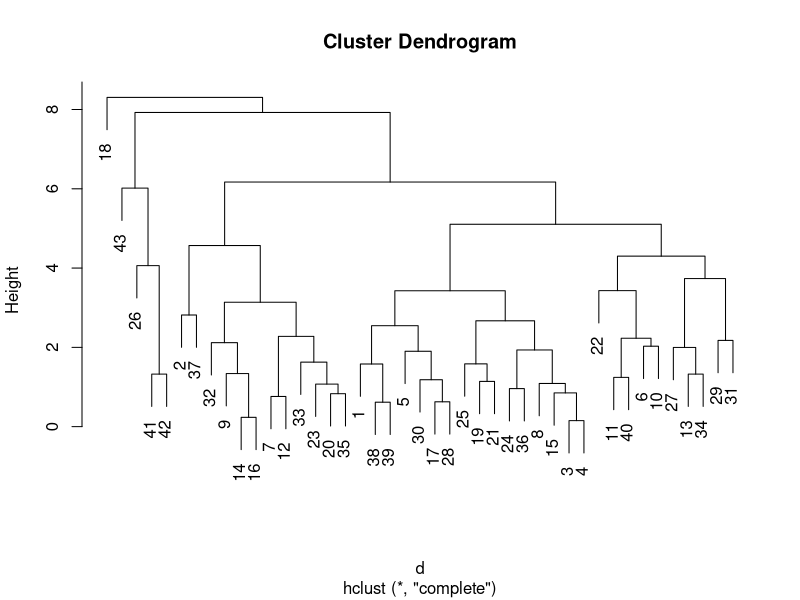

This chart was generated by the following R code:
setwd("C://Users/shivam/Desktop/freelancer/p21/")

data <- read.csv("cereals.csv")

head(data)
summary(data)

cereals <- scale(data[,-9])

d <- dist(as.matrix(cereals))
hc <- hclust(d)
plot(hc)


# K-Means Cluster Analysis
fit <- kmeans(cereals, 5) # 5 cluster solution
# get cluster means 
aggregate(cereals,by=list(fit$cluster),FUN=mean)
# append cluster assignment
cereals <- data.frame(cereals, fit$cluster)


